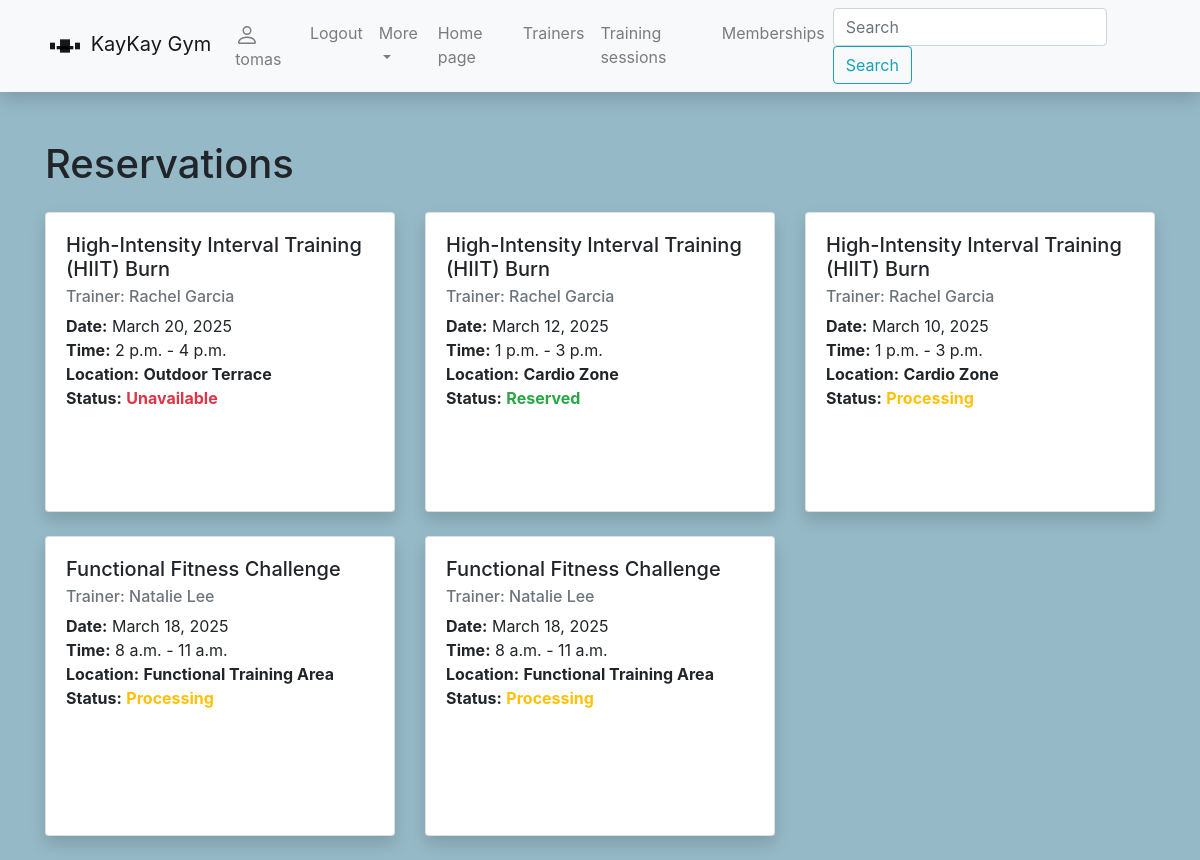
/gym/reservations/ (signed in), run on an earlier commit of the app's database.
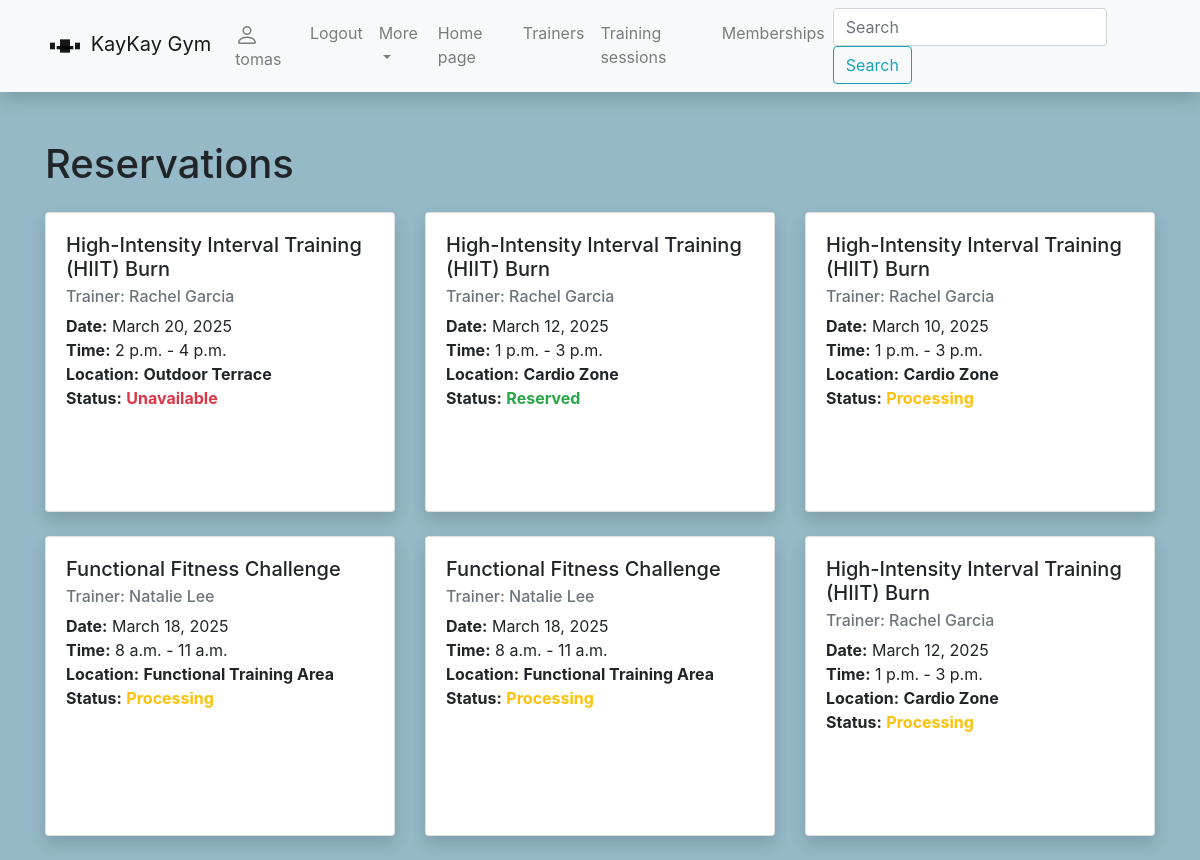
And on a later commit of the database.
### gym/models.py (models this page shows, shortened)
class Reservation(models.Model):
    schedule = models.ForeignKey(Schedule, on_delete=SET_NULL, null=True, blank=True)
    user = models.ForeignKey(User, on_delete=models.CASCADE, related_name='reservations')
    RESERVATION_STATUS = (
        ('p', 'Processing'),
        ('r', 'Reserved'),
        ('e', 'Unavailable'),
    )
    rezervation_status = models.CharField('rezervation_status',
                                          max_length=1,
                                          choices=RESERVATION_STATUS,
                                          default='p',
                                          blank=True,
                                          help_text="Membership status"
                                          )

class Schedule(models.Model):
    max_capacity = models.PositiveIntegerField('Capacity', null=True, blank=True,
                                               help_text="Enter max capacity")
    date = models.DateField('date', help_text="Enter date", default=date.today)
    trainer = models.ForeignKey(Trainer, on_delete=SET_NULL, null=True, blank=True)
    training_session = models.ForeignKey(TrainingSession, on_delete=SET_NULL,
                                         null=True, blank=True, related_name='schedule')
    start_time = models.TimeField('Start time',
                                  help_text='Enter start time',
                                  default=get_current_time)
    end_time = models.TimeField('End time',
                                help_text='Enter End time',
                                default=get_current_time)
    LOCATION_NAME = (
        ('1', 'Main Studio'),
        ('2', 'Yoga Room'),
        ('3', 'Cardio Zone'),
        ('4', 'Outdoor Terrace'),
        ('5', 'Functional Training Area'),
    )
    location = models.CharField('Location',
                                max_length=1,
                                choices=LOCATION_NAME,
                                default='1',
                                blank=True,
                                help_text="Gym class locations"
                                )

class TrainingSession(models.Model):
    name = models.CharField('Name', max_length=50, help_text='Enter training sessions name')
    duration = models.DurationField(default="01:00:00", help_text="Default time is 1 hour")
    description = HTMLField()
    ts_cover = models.ImageField('training session cover',
                                 upload_to='covers/ts_covers',
                                 null=True,
                                 blank=True)

class Trainer(models.Model):
    first_name = models.CharField('Name', max_length=50, help_text='Enter your name')
    last_name = models.CharField('Surname', max_length=50, help_text='Enter your surname')
    email = models.CharField('Email', max_length=50, help_text="Enter email adress")
    specialization = models.CharField('Specialization', max_length=100, default='Specialization....')
    professional_history = HTMLField()
    cover = models.ImageField(upload_to='covers/trainer_covers', blank=True, null=True)
    def __str__(self):
        return f'{self.first_name} {self.last_name}'
    class Meta:
        ordering = ('last_name', 'first_name')

### gym/views.py (the view)
# urls.py: path('reservations/', views.ReservarsionsListView.as_view(), name='reservations-all'),
class ReservarsionsListView(generic.ListView):
    model = Reservation
    context_object_name = 'reservations'
    template_name = 'reservations.html'

### gym/templates/reservations.html
{% extends 'base.html' %}
{% block content %}
<h1 class="mb-4">Reservations</h1>
{% if user.reservations.all %}
<div class="row">
    {% for reservation in user.reservations.all %}
    <div class="col-md-4 mb-4">
        <div class="card h-100 shadow">
            <div class="card-body">
                <h5 class="card-title">{{ reservation.schedule.training_session.name }}</h5>
                <h6 class="card-subtitle mb-2 text-muted">Trainer: {{ reservation.schedule.trainer }}</h6>
                <p class="card-text">
                    <strong>Date:</strong> {{ reservation.schedule.date }}<br>
                    <strong>Time:</strong> {{ reservation.schedule.start_time }} - {{ reservation.schedule.end_time }}<br>
                    <strong>Location:</strong>
                    <span class="font-weight-bold
                {% if reservation.schedule.location == '1' %}text-default
                {% elif reservation.schedule.location == '2' %}text-default
                {% elif reservation.schedule.location == '3' %}text-default
                {% elif reservation.schedule.location == '4' %}text-default
                {% elif reservation.schedule.location == '5' %}text-default
                {% else %}text-muted{% endif %}">
                {{ reservation.schedule.get_location_display }}
              </span>
                    <br>
                    <strong>Status:</strong>
                    <span class="font-weight-bold
                {% if reservation.rezervation_status == 'e' %}text-danger
                {% elif reservation.rezervation_status == 'r' %}text-success
                {% elif reservation.rezervation_status == 'p' %}text-warning
                {% else %}text-muted{% endif %}">
                {{ reservation.get_rezervation_status_display }}
              </span>
                </p>
            </div>
        </div>
    </div>
    {% endfor %}
</div>
{% else %}
<p>No reservations found.</p>
{% endif %}
{% endblock %}

What changed in the data, as far as the page shows it:
added Reservation: schedule.training_session.name "High-Intensity Interval Training (HIIT) Burn", schedule.trainer "Rachel Garcia", schedule "March 12, 2025", schedule.start_time "1 p.m.", schedule.end_time "3 p.m.", schedule.location "Cardio Zone", rezervation_status "Processing"
